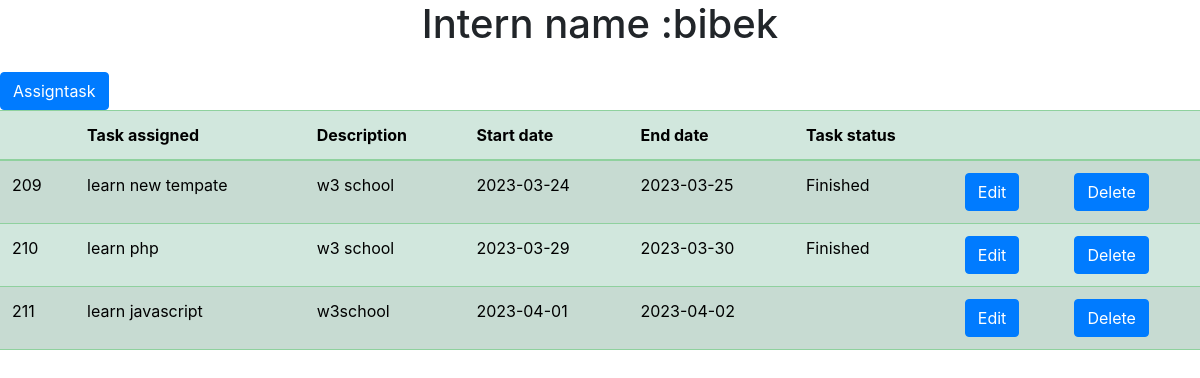
The page /new.php?id=23423 on the database its author committed.
### tables this page shows
CREATE TABLE `intern` (
  `intern_id` int(11) NOT NULL,
  `name_intern` varchar(255) NOT NULL,
  `internship_info` varchar(225) NOT NULL,
  `start_date` date NOT NULL,
  `end_date` date NOT NULL,
  `overall_progress` int(11) NOT NULL
);

CREATE TABLE `task` (
  `task_id` int(11) NOT NULL,
  `task` varchar(255) NOT NULL,
  `name` varchar(50) NOT NULL,
  `description` text NOT NULL,
  `startdate` date NOT NULL,
  `enddate` date NOT NULL,
  `total_task` int(11) NOT NULL,
  `intern_id` int(11) NOT NULL,
  `task_status` varchar(255) NOT NULL
);

### new.php (the view, shortened to what this page needs)
<?php
    $servername='localhost';
    $username='root';
    $password='';
    $dbname = "intern_project";
    $conn=mysqli_connect($servername,$username,$password,"$dbname");
        $intern_id=$_GET['id'];
?>
<!DOCTYPE html>
<html lang="en">
  <head>
  <body>
    <link
      href="https://cdn.jsdelivr.net/npm/bootstrap@5.3.0-alpha1/dist/css/bootstrap.min.css"
      rel="stylesheet"
    />
    <link
      href="https://getbootstrap.com/docs/5.3/assets/css/docs.css"
      rel="stylesheet"
    />
    <link rel="stylesheet" href="https://stackpath.bootstrapcdn.com/bootstrap/4.3.1/css/bootstrap.min.css">
    <link rel="stylesheet" href="progress.css">
      <?php
      $query3= "SELECT name_intern FROM intern WHERE '$intern_id' =intern_id";
      $result3=mysqli_query($conn,$query3);
        if(mysqli_num_rows($result3) > 0){
            while($row3=mysqli_fetch_assoc($result3)){
      ?>
      <center><h1> Intern name :<?php echo $row3['name_intern'];?> </h1></center>
      <?php
        }
        }
?>
      <table class="table">
    <table class="table table-success table-striped">
    <thead>
        <tr>
          <th scope="col"></th>
          <th scope="col">Task assigned</th>
          <th scope="col">Description</th>
          <th scope="col">Start date</th>
          <th scope="col">End date</th>
          <th scope="col">Task status</th>
          <th scope="col"></th>
          <th scope="col"></th>
        </tr>
      </thead>
      <tbody>
        <tr>
  <a class="btn btn-primary" href="assigntask.php?id=<?php echo $intern_id;?>">Assigntask</a>
  <?php
    $query= "SELECT * FROM task WHERE '$intern_id' =intern_id";
    $result=mysqli_query($conn,$query);
        if(mysqli_num_rows($result) > 0){
            while($row=mysqli_fetch_assoc($result))
            {
           ?>
           <td><?php echo $row['task_id'];?></td>
           <td><?php echo $row['task'];?></td>
           <td><?php echo $row['description'];?></td>
           <td><?php echo $row['startdate'];?></td>
           <td><?php echo $row['enddate'];?></td>
           <td><?php echo $row['task_status'];?></td>
          <td> <button type="button" class="btn btn-primary" data-toggle="modal" data-target="#editModal<?php echo $row['task_id'];?>" name="id"> Edit</button>
                  <?php include 'edit_modaltask.php'; ?></td>
           <td> <a class="btn btn-primary" href="delete_task.php?id=<?php echo $row['task_id'];?>" Onclick=" return confirm(' Are you sure you want to delete this task')">Delete</a></td>
          </tr>
          <?php
            }
          }
            ?>
      </tbody>
        </table>
</body>
</html>

### rows shown on the page
intern: name_intern "bibek"
task: task_id "209", task "learn new tempate", description "w3 school", startdate "2023-03-24", enddate "2023-03-25", task_status "Finished"
task: task_id "210", task "learn php", description "w3 school", startdate "2023-03-29", enddate "2023-03-30", task_status "Finished"
task: task_id "211", task "learn javascript", description "w3school", startdate "2023-04-01", enddate "2023-04-02"
